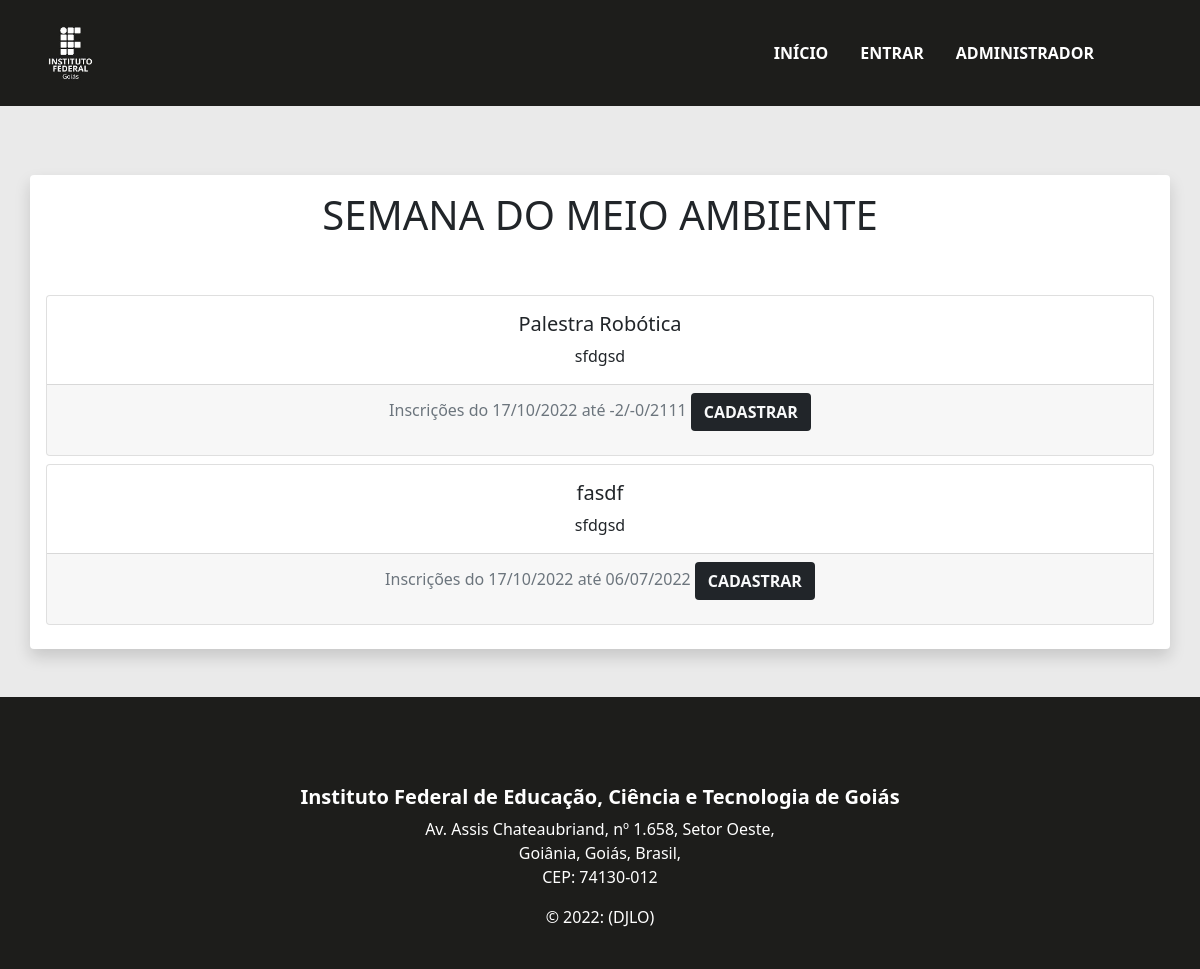
The app's page /index.php?secao=eventos (signed in) with its own data.
### tables this page shows
CREATE TABLE `tb_evento` (
  `id` int(11) NOT NULL,
  `titulo` varchar(200) NOT NULL,
  `descricao` varchar(200) NOT NULL,
  `dia` varchar(14) NOT NULL,
  `horarioI` time NOT NULL,
  `horarioF` time NOT NULL,
  `vagas` int(11) NOT NULL,
  `horas` int(11) NOT NULL
);

### verurl.php (called while the page is built)
<?php
class verurl{
    function trocarUrl ($url){
        if (empty($url)){
            $url = "principal.php";
        } else {
            $url = "secoes/$url.php";
        }
        include_once ($url);
    }
}
?>

### classes/conexao.php (called while the page is built, shortened)
<?php
abstract class conexao{
    protected $host, $user, $pass, $dba, $conn, $sql, $qr, $data, $status, $totalFields, $error;
    public function __construct(){
        $this->host = "localhost";
        $this->user = "root";
        $this->pass = "";
        $this->dba  = "db_trabalhofinal";
    }
    public function connect(){
        $this->conn = @mysqli_connect($this->host, $this->user, $this->pass) or die ("<ins><center>Erro ao acessar banco de dados:</center></ins><br/>" . mysqli_error());
        mysqli_set_charset($this->conn, 'utf8');
        return $this->conn;
    }
    protected function execSQL($sql){
        $this->qr = @mysqli_query($this->conn, $sql) or die("<ins><center>Erro ao executar a query: $sql - </center></ins><br/>" . mysqli_error());
        return $this->qr;
    }
}
?>

### classes/manipuladados.php (called while the page is built, shortened)
<?php
include_once("conexao.php");
class manipuladados extends conexao{
    protected $sql, $qr, $table, $fields, $dados, $status, $fieldId, $valueId;
        public function setTable ($t){
            $this->table = $t;
        }
        public function getAllDataTable(){
            $this->sql = "SELECT * FROM $this->table";
            $this->qr = self::execSQL($this->sql);
            return $this->qr;
        }
}
?>

### secoes/eventos.php (the view, shortened to what this page needs)
<?php
include_once("classes/manipuladados.php");
function mostraData ($data) {
if ($data!='') {
  return (substr($data,8,2).'/'.substr($data,5,2).'/'.substr($data,0,4));
}
else { return ''; }
}
?>
<!DOCTYPE html>
<html>
<body style="  background-color: rgba(150, 150, 150, 0.192);">
  <section class="container shadow p-3 mb-5 bg-body rounded" style="margin-top: 8.6%;">
    <center>
      <h1 class="">SEMANA DO MEIO AMBIENTE</h1>
    </center>
    <br><br>
    <?php
      $busca = new manipuladados();
      $busca->setTable("tb_evento");
      $eventos = $busca->getAllDataTable();
      foreach ($eventos as $dados) {
      ?>
    <div class="row justify-content-between">
      <article class=" pb-2 col-lg-12 col-md-6 col-sm-12 ">
        <div class=" card text-center">
          <div class="card-body">
            <h5 class="card-title"><?= $dados["titulo"]; ?></h5>
            <p class="card-text"> <?= $dados["descricao"]; ?></p>
          </div>
          <div class=" card-footer text-muted">
          <form action="?secao=eventosCadastro" method="post">
            Inscrições do  <?=date('d/m/Y')?> até <?= mostraData($dados["dia"]) ?>
            <input value="Cadastrar" class="btn text-light bg-dark text-uppercase fw-bold" type="submit">
      </form>
          </div>
        </div>
      </article>
    </div>
    <?php }  ?>
  </section>
</body>
</html>

### css/app.css (style rules this page uses)
:root { --cor-fundo:#1d1d1b; }
* { box-sizing: border-box; }

### records on screen
tb_evento: titulo "Palestra Robótica", descricao "sfdgsd", dia "-2/-0/2111"
tb_evento: titulo "fasdf", descricao "sfdgsd", dia "06/07/2022"
